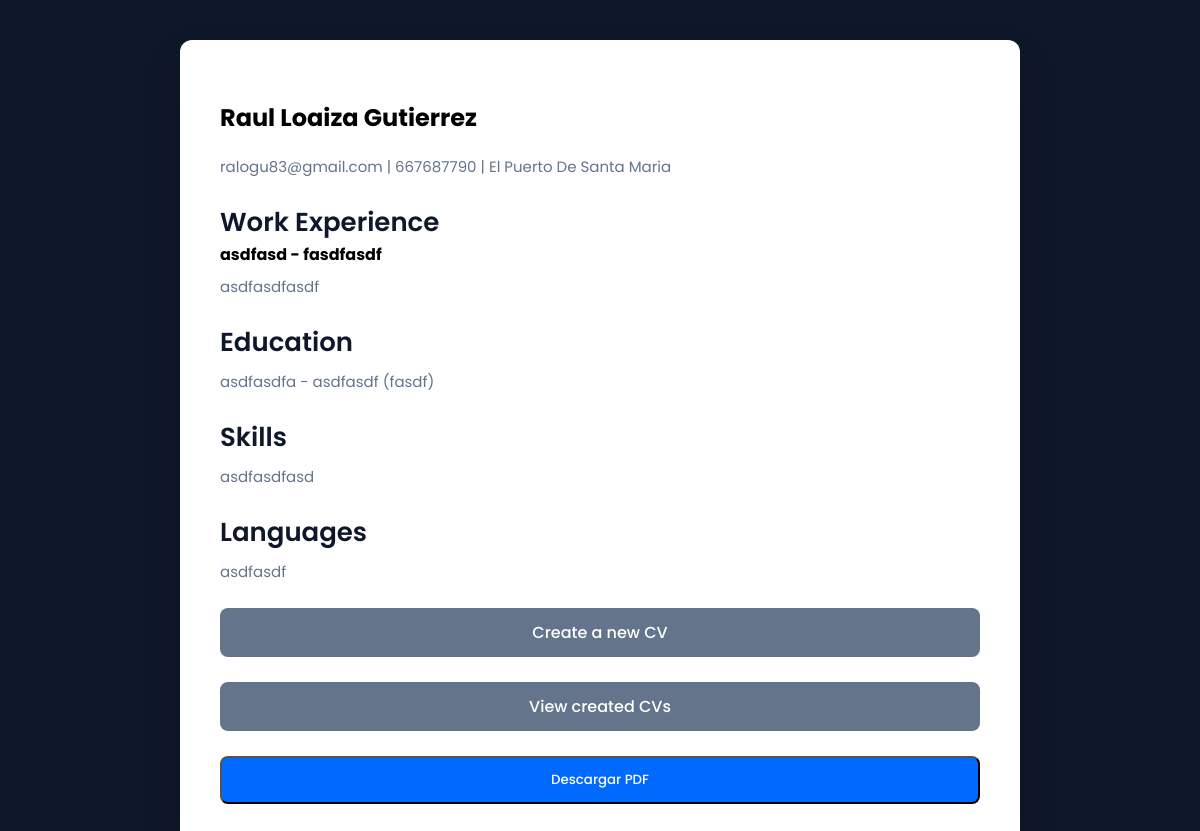
Screenshot of /cv.php?id=3 with the database file from the repository.
### tables this page shows
CREATE TABLE `cvs` (
  `id` int(11) NOT NULL,
  `name` varchar(100) DEFAULT NULL,
  `email` varchar(100) DEFAULT NULL,
  `phone` varchar(50) DEFAULT NULL,
  `location` varchar(100) DEFAULT NULL,
  `job` varchar(100) DEFAULT NULL,
  `company` varchar(100) DEFAULT NULL,
  `description` text DEFAULT NULL,
  `degree` varchar(100) DEFAULT NULL,
  `institution` varchar(100) DEFAULT NULL,
  `year` varchar(10) DEFAULT NULL,
  `skills` text DEFAULT NULL,
  `language` varchar(100) DEFAULT NULL,
  `created_at` timestamp NOT NULL DEFAULT current_timestamp()
);

### cv.php (the view, shortened to what this page needs)
<?php
$conn = new mysqli("localhost", "root", "", "cv_generator");
$id = $_GET['id'] ?? 0;
$sql = "SELECT * FROM cvs WHERE id = ?";
$stmt = $conn->prepare($sql);
$stmt->bind_param("i", $id);
$stmt->execute();
$result = $stmt->get_result();
$data = $result->fetch_assoc();
?>
<!DOCTYPE html>
<html>
<head>
    <link rel="stylesheet" href="styles.css">
</head>
<body>
    <div class="formContent">
        <h2><?= htmlspecialchars($data['name']) ?></h2>
        <p>
            <?= htmlspecialchars($data['email']) ?> |
            <?= htmlspecialchars($data['phone']) ?> |
            <?= htmlspecialchars($data['location']) ?>
        </p>
        <h3>Work Experience</h3>
        <b>
            <?= htmlspecialchars($data['job']) ?> -
            <?= htmlspecialchars($data['company']) ?>
        </b>
        <p><?= nl2br(htmlspecialchars($data['description'])) ?></p>
        <h3>Education</h3>
        <p>
            <?= htmlspecialchars($data['degree']) ?> -
            <?= htmlspecialchars($data['institution']) ?>
            (<?= htmlspecialchars($data['year']) ?>)
        </p>
        <h3>Skills</h3>
        <p><?= nl2br(htmlspecialchars($data['skills'])) ?></p>
        <h3>Languages</h3>
        <p><?= htmlspecialchars($data['language']) ?></p>
        <a href="index.php" class="btnList">Create a new CV</a>
        <a href="table.php" class="btnList">View created CVs</a>
        <button onclick="downloadPDF()" class="btnPDF">Descargar PDF</button>
    </div>
</body>
</html>

### styles.css (style rules this page uses)
* { box-sizing: border-box; font-family: 'Poppins', sans-serif; }
body { margin: 0; min-height: 100vh; background: #0f172a; display: flex; justify-content: center; align-items: center; padding: 40px 0 20px 0; }
.formContent { background: #ffffff; padding: 40px; width: 100%; max-width: 70%; border-radius: 12px; box-shadow: 0 20px 40px rgba(0,0,0,.2); }
h3 { margin: 0; font-size: 26px; font-weight: 600; color: #0f172a; }
p { margin: 8px 0 25px; color: #64748b; font-size: 15px; }
.btnBack, .btnList { display: block; width: 100%; margin-top: 25px; padding: 12px; text-align: center; border-radius: 8px; background: #64748b; color: white; text-decoration: none; font-weight: 500; }
.btnPDF { cursor: pointer; display: block; width: 100%; margin-top: 25px; padding: 12px; text-align: center; border-radius: 8px; background: #006aff; color: white; text-decoration: none; font-weight: 500; }

### rows the page displays
cvs: name "Raul Loaiza Gutierrez", email "ralogu83@gmail.com", phone "667687790", location "El Puerto De Santa Maria", job "asdfasd", company "fasdfasdf", description "asdfasdfasdf", degree "asdfasdfa", institution "asdfasdf", year "fasdf", skills "asdfasdfasd", language "asdfasdf"
